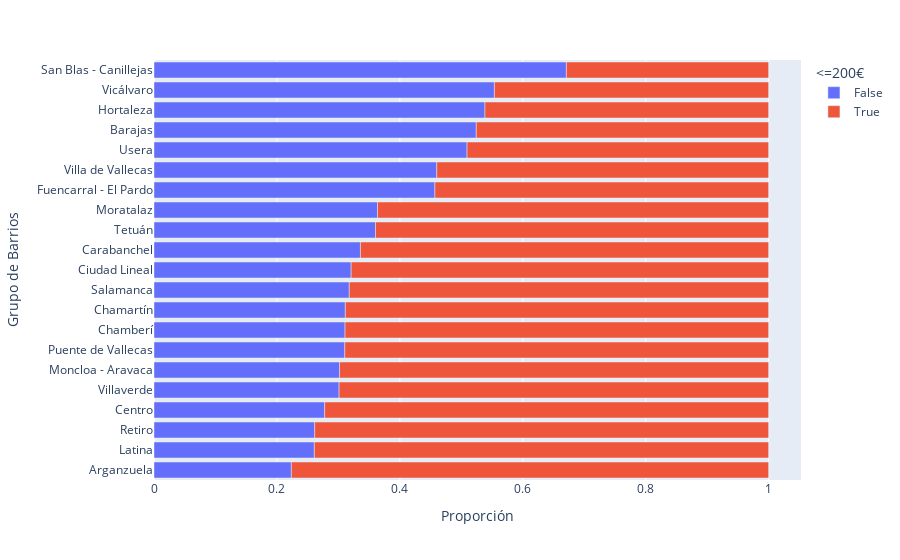

The notebook cell saved with this chart:
### Markdown cell above
Introducción, cantidad de apartamentos por barrio según el precio solicitado

### Code cell
barrios_populares = (
    df
    .value_counts('neighbourhood_group')
    .sort_values(ascending=False)
    .to_frame(name='n')
    .query("n > 10")
    .index
    )
# filtramos los barrios y contamos la proporción de pisos top vs no-top
df_ = (
    df
    .query('neighbourhood_group.isin(@barrios_populares)')
    .groupby('neighbourhood_group',as_index=False)
    .value_counts(['target'], normalize=True)
    .sort_values('proportion')
)
#barplot
px.bar(
    data_frame=df_,
    x='proportion',
    y='neighbourhood_group',
    color='target',
    barmode='relative',
    labels={'proportion':'Proporción', 'neighbourhood_group':'Grupo de Barrios','target':'<=200€'}
)

### Figure 1 — Plotly figure (JSON) as saved in the notebook; plotly's stock layout.template omitted (floating-point values rounded to 4 significant figures)
{"data": [{"alignmentgroup": "True", "hovertemplate": "<=200€=False<br>Proporción=%{x}<br>Grupo de Barrios=%{y}<extra></extra>", "legendgroup": "False", "marker": {"color": "#636efa", "pattern": {"shape": ""}}, "name": "False", "offsetgroup": "False", "orientation": "h", "showlegend": true, "textposition": "auto", "type": "bar", "x": [0.2235, 0.2609, 0.2615, 0.2776, 0.3011, 0.3019, 0.3104, 0.3108, 0.3113, 0.3177, 0.3208, 0.3358, 0.3604, 0.3636, 0.457, 0.46, 0.5093, 0.5243, 0.5385, 0.5538, 0.6709], "xaxis": "x", "y": ["Arganzuela", "Latina", "Retiro", "Centro", "Villaverde", "Moncloa - Aravaca", "Puente de Vallecas", "Chamberí", "Chamartín", "Salamanca", "Ciudad Lineal", "Carabanchel", "Tetuán", "Moratalaz", "Fuencarral - El Pardo", "Villa de Vallecas", "Usera", "Barajas", "Hortaleza", "Vicálvaro", "San Blas - Canillejas"], "yaxis": "y"}, {"alignmentgroup": "True", "hovertemplate": "<=200€=True<br>Proporción=%{x}<br>Grupo de Barrios=%{y}<extra></extra>", "legendgroup": "True", "marker": {"color": "#EF553B", "pattern": {"shape": ""}}, "name": "True", "offsetgroup": "True", "orientation": "h", "showlegend": true, "textposition": "auto", "type": "bar", "x": [0.3291, 0.4462, 0.4615, 0.4757, 0.4907, 0.54, 0.543, 0.6364, 0.6396, 0.6642, 0.6792, 0.6823, 0.6887, 0.6892, 0.6896, 0.6981, 0.6989, 0.7224, 0.7385, 0.7391, 0.7765], "xaxis": "x", "y": ["San Blas - Canillejas", "Vicálvaro", "Hortaleza", "Barajas", "Usera", "Villa de Vallecas", "Fuencarral - El Pardo", "Moratalaz", "Tetuán", "Carabanchel", "Ciudad Lineal", "Salamanca", "Chamartín", "Chamberí", "Puente de Vallecas", "Moncloa - Aravaca", "Villaverde", "Centro", "Retiro", "Latina", "Arganzuela"], "yaxis": "y"}], "layout": {"barmode": "relative", "legend": {"title": {"text": "<=200€"}, "tracegroupgap": 0}, "margin": {"t": 60}, "xaxis": {"anchor": "y", "domain": [0, 1], "title": {"text": "Proporción"}}, "yaxis": {"anchor": "x", "domain": [0, 1], "title": {"text": "Grupo de Barrios"}}}}
